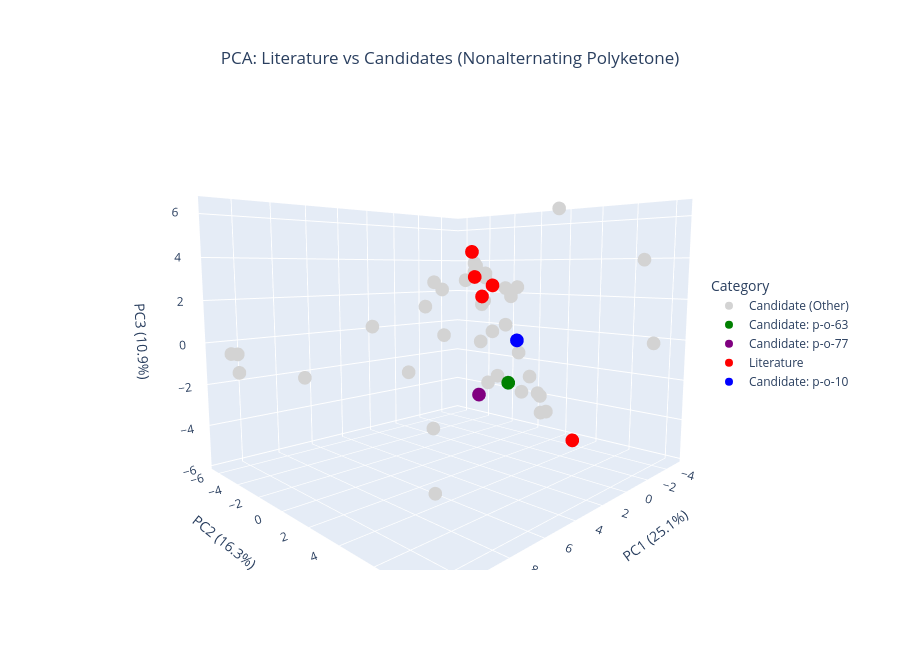

Notebook cell for this chart:
### Code cell
from sklearn.decomposition import PCA
from sklearn.preprocessing import StandardScaler
import numpy as np
import pandas as pd
import plotly.express as px

# === 1. Filter data ===
X = nonalt_merged_df.drop(columns=['Name', 'candidate_literature'])

# Standardize
X_scaled = StandardScaler().fit_transform(X)

# === 2. PCA ===
pca = PCA(n_components=3)
X_pca = pca.fit_transform(X_scaled)

# === 3. Create DataFrame for plotting ===
nonalt_merged_df = nonalt_merged_df.reset_index(drop=True)
pca_df = pd.DataFrame(X_pca, columns=['PC1', 'PC2', 'PC3'])
pca_df['Name'] = nonalt_merged_df['Name'].values
pca_df['Source'] = nonalt_merged_df['candidate_literature']

# Create Source_Label
pca_df['is_literature'] = pca_df['Source'].str.contains('literature', case=False, na=False)
pca_df['Source_Label'] = pca_df['is_literature'].map({True: 'Literature', False: 'Candidate'})

import re
import plotly.express as px

# === 4. Assign custom highlight categories ===
def classify_point(name, source):
    if isinstance(source, str) and "literature" in source.lower():
        return "Literature"
    elif re.search(r"\bp-o-10\b", name, re.IGNORECASE):   # match exactly "p-o-10"
        return "Candidate: p-o-10"
    elif re.search(r"\bp-o-63\b", name, re.IGNORECASE):   # exact "p-o-63"
        return "Candidate: p-o-63"
    elif re.search(r"\bp-o-77\b", name, re.IGNORECASE):   # exact "p-o-77"
        return "Candidate: p-o-77"
    else:
        return "Candidate (Other)"

pca_df['Category'] = pca_df.apply(lambda row: classify_point(row['Name'], row['Source']), axis=1)

# === 5. Plot with Plotly ===
fig = px.scatter_3d(
    pca_df,
    x='PC1', y='PC2', z='PC3',
    color='Category',          # 👈 custom color categories
    hover_name='Name',
    # text=pca_df.apply(lambda r: r['Name'] if "Candidate:" in r['Category'] else "", axis=1), # labels only for selected
    title='PCA: Literature vs Candidates (Nonalternating Polyketone)',
    labels={
        "PC1": f"PC1 ({pca.explained_variance_ratio_[0]*100:.1f}%)",
        "PC2": f"PC2 ({pca.explained_variance_ratio_[1]*100:.1f}%)",
        "PC3": f"PC3 ({pca.explained_variance_ratio_[2]*100:.1f}%)"
    }
)

# === Custom colors ===
custom_colors = {
    "Literature": "red",
    "Candidate: p-o-10": "blue",
    "Candidate: p-o-63": "green",
    "Candidate: p-o-77": "purple",
    "Candidate (Other)": "lightgray"
}

fig.update_traces(
    textposition='top center',
    textfont=dict(size=10)
)

fig.update_layout(
    width=900, height=650,
    legend=dict(title="Category", x=0.85, y=0.5, xanchor="left", yanchor="middle"),
    title=dict(x=0.5, y=0.92, xanchor="center", yanchor="top"),
    scene_camera=dict(eye=dict(x=1.5, y=1.5, z=0.25)),
    coloraxis=dict(colorscale=list(custom_colors.values()))
)

# Manually map the color sequence to match dict
fig.for_each_trace(
    lambda t: t.update(marker=dict(color=custom_colors.get(t.name, "gray")))
)

fig.show()

# Exports
fig.write_image("nonalt_pca_3d_plot.png", scale=4)
fig.write_html("nonalt_pca_3d_plot.html")
fig.write_image("nonalt_pca_3d_plot.pdf")            # vector for Illustrator

### Figure 1 — Plotly figure (JSON) as saved in the notebook; plotly's stock layout.template omitted (floating-point values rounded to 4 significant figures)
{"data": [{"hovertemplate": "<b>%{hovertext}</b><br><br>Category=Candidate (Other)<br>PC1 (25.1%)=%{x}<br>PC2 (16.3%)=%{y}<br>PC3 (10.9%)=%{z}<extra></extra>", "hovertext": ["ligand-100-p-o-26-int1", "ligand-183-n-o-34-int1", "ligand-186-p-o-53-int1", "ligand-242-n-o-79-int1", "ligand-244-p-o-64-int1", "ligand-245-p-o-65-int1", "ligand-246-c-n-8-int1", "ligand-248-c-o-4-int1", "ligand-252-p-o-67-int1", "ligand-255-p-o-70-int1", "ligand-260-c-o-10-int1", "ligand-266-p-o-75-int1", "ligand-267-p-o-76-int1", "ligand-269-p-o-78-int1", "ligand-270-p-o-79-int1", "ligand-272-p-o-81-int1", "ligand-279-p-o-86-int1", "ligand-281-p-o-88-int1", "ligand-294-p-o-106-int1", "ligand-305-p-o-117-int1", "ligand-309-n-n-27-int1", "ligand-310-p-o-119-int1", "ligand-312-p-o-121-int1", "ligand-315-n-n-29-int1", "ligand-339-n-n-47-int1", "ligand-349-p-o-128-int1", "ligand-350-p-o-129-int1", "ligand-407-p-o-138-int1", "ligand-408-p-o-139-int1", "ligand-410-p-p-30-int1", "ligand-85-p-o-11-int1", "ligand-86-p-o-12-int1", "ligand-87-p-o-13-int1", "ligand-88-p-o-14-int1", "ligand-90-p-o-16-int1", "ligand-92-p-o-18-int1", "ligand-96-p-o-22-int1", "ligand-97-p-o-23-int1", "ligand-99-p-o-25-int1"], "legendgroup": "Candidate (Other)", "marker": {"color": "lightgray", "symbol": "circle"}, "mode": "markers", "name": "Candidate (Other)", "scene": "scene", "showlegend": true, "textfont": {"size": 10}, "textposition": "top center", "type": "scatter3d", "x": [-4.491, 1.68, -4.311, 10.35, -2.361, -1.512, 2.306, 1.348, -5.029, -4.342, 6.619, -3.6, -2.76, -0.3991, -1.456, -3.212, -1.258, -0.8457, -2.951, -3.975, 10.62, -4.419, -4.384, 10.22, 11.05, -2.766, -2.426, -1.983, -1.881, 6.674, -2.691, -2.507, -3.101, -2.627, -1.519, -3.881, -2.879, -2.571, -3.291], "y": [7.602, -1.675, 1.42, -0.03556, 0.9027, -4.961, 2.281, -4.06, -2.845, 0.9396, 3.679, 7.394, -1.658, -2.963, -5.682, -1.742, 3.238, -3.573, 0.6822, -3.002, -5.421, 0.7297, 0.9265, -6.403, -5.232, -2.196, 0.2592, 1.05, 0.3155, -0.3486, -1.861, -2.426, -3.838, -2.688, 3.927, 0.5341, -0.4708, -2.623, -2.478], "z": [-0.1607, -5.1, -4.687, -0.8925, -1.1, 2.671, 0.06872, -2.365, -3.262, -3.839, -5.781, 3.915, -3.192, -0.2924, 1.163, -0.1977, -3.855, 2.289, -3.427, 2.952, -1.361, -3.733, -3.858, -0.6353, -0.404, 1.409, 1.97, 2.505, 2.438, 0.9002, 3.216, 3.646, 2.786, 3.28, 6.406, -2.699, 0.3088, 3.806, 1.59]}, {"hovertemplate": "<b>%{hovertext}</b><br><br>Category=Candidate: p-o-63<br>PC1 (25.1%)=%{x}<br>PC2 (16.3%)=%{y}<br>PC3 (10.9%)=%{z}<extra></extra>", "hovertext": ["ligand-243-p-o-63-int1"], "legendgroup": "Candidate: p-o-63", "marker": {"color": "green", "symbol": "circle"}, "mode": "markers", "name": "Candidate: p-o-63", "scene": "scene", "showlegend": true, "textfont": {"size": 10}, "textposition": "top center", "type": "scatter3d", "x": [-2.024], "y": [0.4671], "z": [-2.803]}, {"hovertemplate": "<b>%{hovertext}</b><br><br>Category=Candidate: p-o-77<br>PC1 (25.1%)=%{x}<br>PC2 (16.3%)=%{y}<br>PC3 (10.9%)=%{z}<extra></extra>", "hovertext": ["ligand-268-p-o-77-int1"], "legendgroup": "Candidate: p-o-77", "marker": {"color": "purple", "symbol": "circle"}, "mode": "markers", "name": "Candidate: p-o-77", "scene": "scene", "showlegend": true, "textfont": {"size": 10}, "textposition": "top center", "type": "scatter3d", "x": [-1.448], "y": [-1.191], "z": [-3.648]}, {"hovertemplate": "<b>%{hovertext}</b><br><br>Category=Literature<br>PC1 (25.1%)=%{x}<br>PC2 (16.3%)=%{y}<br>PC3 (10.9%)=%{z}<extra></extra>", "hovertext": ["ligand-468-p-o-165-int1", "ligand-469-p-o-166-int1", "ligand-471-p-o-168-int1", "ligand-472-p-o-169-int1", "ligand-81-p-o-7-int1"], "legendgroup": "Literature", "marker": {"color": "red", "symbol": "circle"}, "mode": "markers", "name": "Literature", "scene": "scene", "showlegend": true, "textfont": {"size": 10}, "textposition": "top center", "type": "scatter3d", "x": [4.794, 5.833, 3.624, 4.624, 4.74], "y": [4.159, 4.96, 8.283, 4.986, 4.523], "z": [3.152, 4.141, -3.149, 2.82, 2.358]}, {"hovertemplate": "<b>%{hovertext}</b><br><br>Category=Candidate: p-o-10<br>PC1 (25.1%)=%{x}<br>PC2 (16.3%)=%{y}<br>PC3 (10.9%)=%{z}<extra></extra>", "hovertext": ["ligand-84-p-o-10-int1"], "legendgroup": "Candidate: p-o-10", "marker": {"color": "blue", "symbol": "circle"}, "mode": "markers", "name": "Candidate: p-o-10", "scene": "scene", "showlegend": true, "textfont": {"size": 10}, "textposition": "top center", "type": "scatter3d", "x": [4.423], "y": [6.116], "z": [0.6533]}], "layout": {"coloraxis": {"colorscale": [[0, "red"], [0.25, "blue"], [0.5, "green"], [0.75, "purple"], [1, "lightgray"]]}, "height": 650, "legend": {"title": {"text": "Category"}, "tracegroupgap": 0, "x": 0.85, "xanchor": "left", "y": 0.5, "yanchor": "middle"}, "scene": {"aspectmode": "auto", "aspectratio": {"x": 1.13, "y": 1.033, "z": 0.8569}, "camera": {"center": {"x": 0, "y": 0, "z": 0}, "eye": {"x": 1.268, "y": 1.268, "z": 0.2113}, "projection": {"type": "perspective"}, "up": {"x": 0, "y": 0, "z": 1}}, "domain": {"x": [0, 1], "y": [0, 1]}, "xaxis": {"title": {"text": "PC1 (25.1%)"}, "type": "linear"}, "yaxis": {"title": {"text": "PC2 (16.3%)"}, "type": "linear"}, "zaxis": {"title": {"text": "PC3 (10.9%)"}, "type": "linear"}}, "title": {"text": "PCA: Literature vs Candidates (Nonalternating Polyketone)", "x": 0.5, "xanchor": "center", "y": 0.92, "yanchor": "top"}, "width": 900}}
